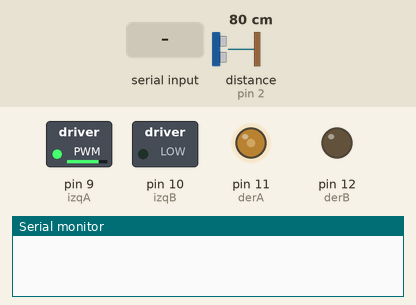
Recording of a sketch running on a simulated Arduino Uno, built with avr-gcc and run on an emulated ATmega328P. Shown: switched loads named in the sketch (green lamp = pin HIGH), output pins drawn as LEDs (lit = HIGH), the last lines printed to the serial monitor. The test bench sets the inputs (shaded band); at power-on: distance to the obstacle (sensor on pin 2) 80 cm. The echo pulse lasts 58.3 µs per cm; pins used as bus, display or sensor lines are not drawn.

Above: at 1.2 s.
1.3 s: "0" received over Serial
At 1.9 s:
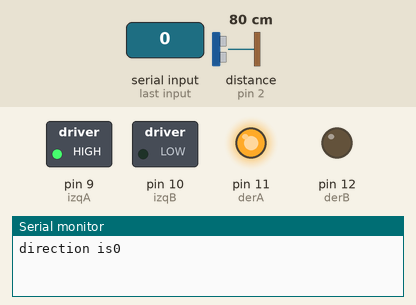
2.8 s: "2" received over Serial
At 3.1 s:
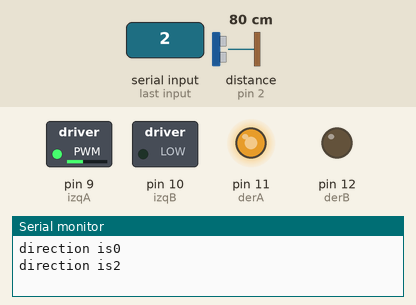
4.3 s: "1" received over Serial
At 5.4 s:
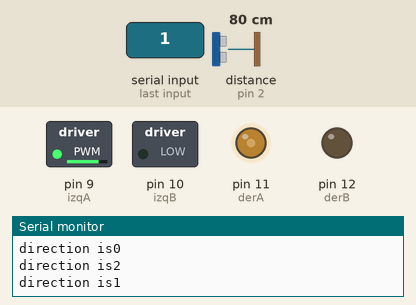
Timing chart, 0 to 7.3 s (numbered marks = the images above; inputs shaded):
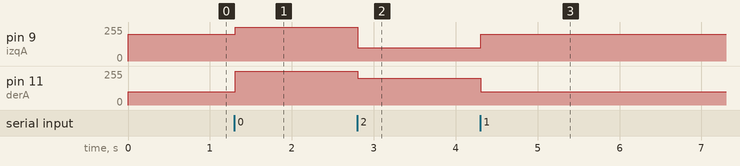

The sketch:

arduino.ino
```cpp
#include<SoftwareSerial.h>
#define echoPin 2 // attach pin D2 Arduino to pin Echo of HC-SR04
#define trigPin 3 //attach pin D3 Arduino to pin Trig of HC-SR04
long duration; // variable for the duration of sound wave travel
int distance; // variable for the distance measurement
int izqA = 9;
int izqB = 10;
int derA = 11;
int derB = 12;
int vel = 255; // Velocidad de los motores (0-255)
char dir ='0';
void setup(){
  Serial.begin(9600);
  pinMode(trigPin, OUTPUT); // Sets the trigPin as an OUTPUT
  pinMode(echoPin, INPUT); // Sets the echoPin as an INPUT
  pinMode(derA, OUTPUT);
  pinMode(derB, OUTPUT);
  pinMode(izqA, OUTPUT);
  pinMode(izqB, OUTPUT);
  analogWrite(derB, 0);
      analogWrite(izqB, 0);
      analogWrite(derA, 100);
      analogWrite(izqA, 200);
}
void loop(){
  if(Serial.available() >0){
  digitalWrite(trigPin, LOW);
  delayMicroseconds(2);
  // Sets the trigPin HIGH (ACTIVE) for 10 microseconds
  digitalWrite(trigPin, HIGH);
  delayMicroseconds(10);
  digitalWrite(trigPin, LOW);
  // Reads the echoPin, returns the sound wave travel time in microseconds
  duration = pulseIn(echoPin, HIGH);
  // Calculating the distance
  distance = duration * 0.034 / 2; // Speed of sound wave divided by 2 (go and back)

  if(distance <20){
      analogWrite(derB, 0);
      analogWrite(izqB, 0);
      analogWrite(derA, 0);
      analogWrite(izqA, 0);
  }
  else{
    dir = Serial.read();
    Serial.print("direction is");
    Serial.println(dir);
    //forward
    if(dir =='0'){
      analogWrite(derB, 0);
      analogWrite(izqB, 0);
      analogWrite(derA, vel);
      analogWrite(izqA, vel);
    }
    //right
    else if(dir =='1'){
      analogWrite(derB, 0);
      analogWrite(izqB, 0);
      analogWrite(derA, 100);
      analogWrite(izqA, 200);
    }
    //left
    else if (dir == '2')
    {
      analogWrite(derB, 0);
      analogWrite(izqB, 0);
      analogWrite(izqA, 100);
      analogWrite(derA, 200);
    }
    //stop
    else{
      analogWrite(derB, 0);
      analogWrite(izqB, 0);
      analogWrite(derA, 0);
      analogWrite(izqA, 0);
    }
  }
  }
  }
```

Measured:
- after the input at 1.3 s, pin 9 (izqA): 200/255 → 255/255 at once; pin 11 (derA): 100/255 → 255/255 at once
- after the input at 2.8 s, pin 9 (izqA): 255/255 → 100/255 at once; pin 11 (derA): 255/255 → 200/255 at once
- after the input at 4.3 s, pin 9 (izqA): 100/255 → 200/255 at once; pin 11 (derA): 200/255 → 100/255 at once
